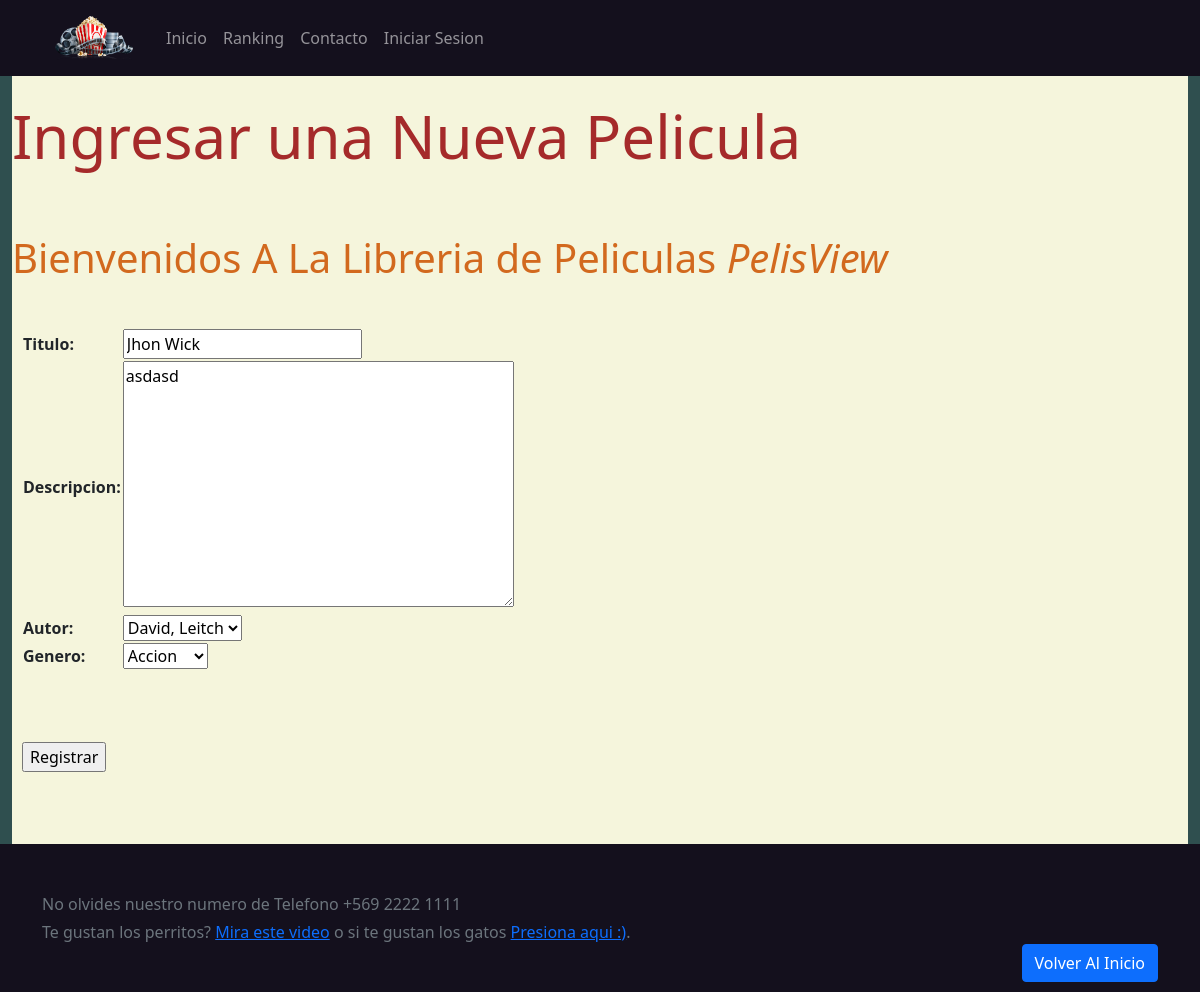
The page /pelicula/pelicula/update/12/ on the database its author committed.
### pelicula/models.py (models this page shows, shortened)
class Pelicula(models.Model):
    titulo = models.CharField(max_length=200)
    descripcion = models.TextField(max_length=400)
    autor = models.ForeignKey('Author', on_delete=models.SET_NULL, null=True)
    genero = models.ForeignKey('Genero', on_delete=models.SET_NULL, null=True)

### pelicula/views.py (the view)
# urls.py: path('pelicula/update/<int:pk>/', views.PeliculaUpdate.as_view(), name='pelicula_update'),
class PeliculaUpdate(UpdateView):
    model = Pelicula
    fields = ['titulo','descripcion','autor','genero']

### pelicula/models.py (called while the page is built)
    def __str__(self):
        return self.nombre

    def __str__(self):
        return f'{self.nombre}, {self.apellido}'

### pelicula/templates/pelicula/pelicula_form.html (shortened to what this page needs)
{% extends "base_generic.html" %}
{% block content %}
<div class="container-fluid">
  <div style="background-color:beige;">
    <br>
    <h1 style="color: brown; font-size: 60px;">Ingresar una Nueva Pelicula</h1>
    <br>
    <br>
    <p style="color: chocolate; font-size: 40px;">Bienvenidos A La Libreria de Peliculas <em>PelisView</em> </p>
    <br>
    <div style="margin-left: 10px;">
      <form action="" method="post">
        <table>
          {{ form.as_table }}
        </table>
        <br>
        <br>
        <br>
        <input type="submit" value="Registrar" />
        <br>
        <br>
        <br>
        <br>
      </form>
    </div>
  </div>
</div>
{% endblock %}

### rows shown on the page
Pelicula: titulo "Jhon Wick", descripcion "asdasd", autor "David, Leitch", genero "Accion"
